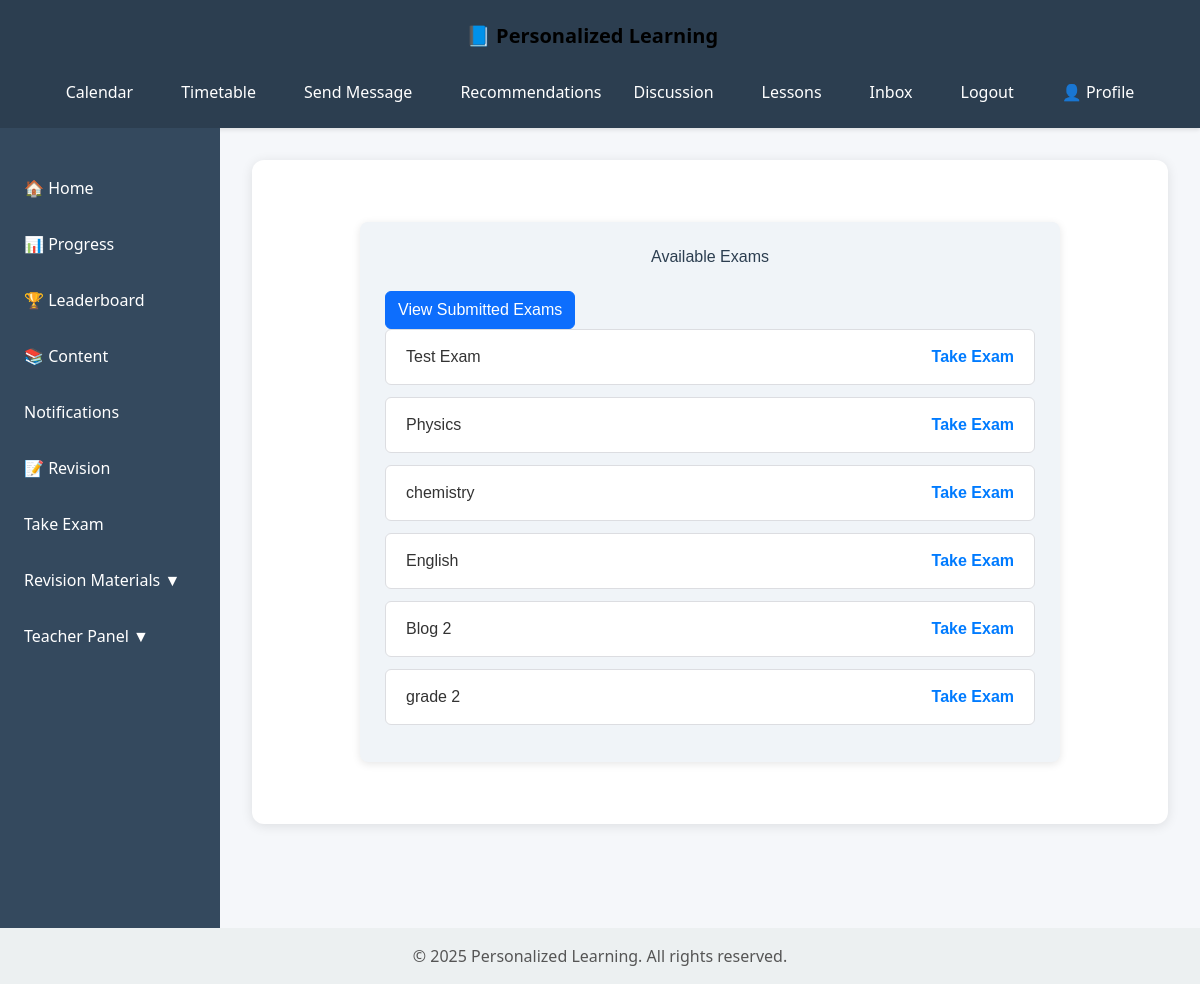
The app's page /examination/exams/ (signed in) with its own data.
### Examination/models.py (models this page shows, shortened)
class Exam(models.Model):
    title = models.CharField(max_length=255)
    created_by = models.ForeignKey(Teacher, on_delete=models.SET_NULL, null=True)
    created_at = models.DateTimeField(auto_now_add=True)

### Examination/views.py (the view)
# urls.py: path('exams/', views.exam_list, name='exam_list'),
@login_required
def exam_list(request):
    profile = request.user.users_profile  # or .profile per your related_name
    submitted_exam_ids = StudentExam.objects.filter(student=profile).values_list('exam_id', flat=True)
    exams = Exam.objects.exclude(id__in=submitted_exam_ids)
    return render(request, 'Examination/exam_list.html', {'exams': exams})

### Examination/templates/Examination/exam_list.html (shortened to what this page needs)
{% extends "content/base.html" %}
{% block content %}
<div class="available-exams-container">
  <h2>Available Exams</h2>
    <a href="{% url 'submitted_exam_list' %}" class="btn btn-primary">
      View Submitted Exams
    </a>
  <ul class="exam-list">
    {% for exam in exams %}
      <li>
        <span>{{ exam.title }}</span>
        <a href="{% url 'take_exam' exam.id %}">Take Exam</a>
      </li>
    {% empty %}
      <li>No exams available at the moment.</li>
    {% endfor %}
  </ul>
</div>
{% endblock %}

### content/templates/content/base.html (style rules this page uses)
body { margin: 0; font-family: 'Segoe UI', Tahoma, Geneva, Verdana, sans-serif; background-color: #f5f7fa; color: #333; display: flex; flex-direction: column; min-height: 100vh; }

### Examination/templates/Examination/exam_list.html (style rules this page uses)
.available-exams-container { max-width: 700px; margin: 30px auto; padding: 25px; background-color: #f0f4f8; border-radius: 8px; font-family: Arial, sans-serif; box-shadow: 0 2px 8px rgba(0, 0, 0, 0.1); }
.available-exams-container h2 { text-align: center; margin-bottom: 25px; color: #2c3e50; }
.exam-list { list-style: none; padding: 0; }
.exam-list li { background-color: #ffffff; border: 1px solid #dcdde1; border-radius: 6px; padding: 15px 20px; margin-bottom: 12px; display: flex; justify-content: space-between; align-items: center; }
.exam-list a { text-decoration: none; color: #007bff; font-weight: bold; }

### records on screen
Exam: title "Test Exam"
Exam: title "Physics"
Exam: title "chemistry"
Exam: title "English"
Exam: title "Blog 2"
Exam: title "grade 2"
